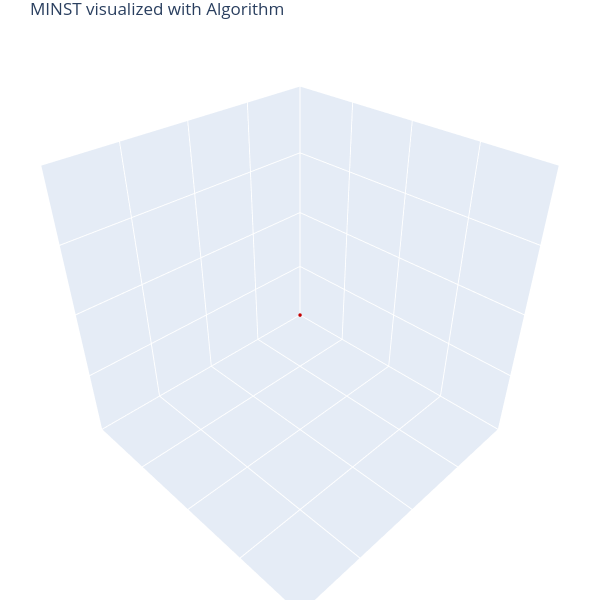

Source (notebook cell):
### Code cell
# 3D Plot
Xvis, Yvis, Zvis = XRes3D_mnist[:,0], XRes3D_mnist[:,1], XRes3D_mnist[:,2]
data = go.Scatter3d(x=Xvis, y=Yvis, z=Zvis, mode='markers', marker=dict(size=2, color=Cgt_mnist, colorscale='jet', opacity=1)) # data as points
fig = go.Figure(data=[data]) 
fig.update_layout(margin=dict(l=0, r=0, b=0, t=30, pad=0)) # tight layout but t=25 required for showing title 
fig.update_layout(autosize=False, width=600, height=600, title_text="MINST visualized with Algorithm") # figure size and title
fig.update_layout(scene = dict(zaxis = dict(showgrid = True, showticklabels = False), zaxis_title = ' ') ) # no range values, no axis name, grid on
fig.update_layout(scene = dict(yaxis = dict(showgrid = True, showticklabels = False), yaxis_title = ' ') ) # no range values, no axis name, grid on
fig.update_layout(scene = dict(xaxis = dict(showgrid = True, showticklabels = False), xaxis_title = ' ') ) # no range values, no axis name, grid on
fig.layout.scene.aspectratio = {'x':1, 'y':1, 'z':1}
fig.show()

### Figure 1 — Plotly figure (JSON) as saved in the notebook; plotly's stock layout.template omitted (floating-point values rounded to 4 significant figures; data arrays with more than 128 entries replaced by an {"elided": "..."} marker saying what was removed)
{"data": [{"marker": {"color": {"elided": "60000 int values"}, "colorscale": [[0, "rgb(0,0,131)"], [0.2, "rgb(0,60,170)"], [0.4, "rgb(5,255,255)"], [0.6, "rgb(255,255,0)"], [0.8, "rgb(250,0,0)"], [1, "rgb(128,0,0)"]], "opacity": 1, "size": 2}, "mode": "markers", "type": "scatter3d", "x": {"elided": "60000 int values"}, "y": {"elided": "60000 int values"}, "z": {"elided": "60000 int values"}}], "layout": {"autosize": false, "height": 600, "margin": {"b": 0, "l": 0, "pad": 0, "r": 0, "t": 30}, "scene": {"aspectratio": {"x": 1, "y": 1, "z": 1}, "xaxis": {"showgrid": true, "showticklabels": false, "title": {"text": " "}}, "yaxis": {"showgrid": true, "showticklabels": false, "title": {"text": " "}}, "zaxis": {"showgrid": true, "showticklabels": false, "title": {"text": " "}}}, "title": {"text": "MINST visualized with Algorithm"}, "width": 600}}
